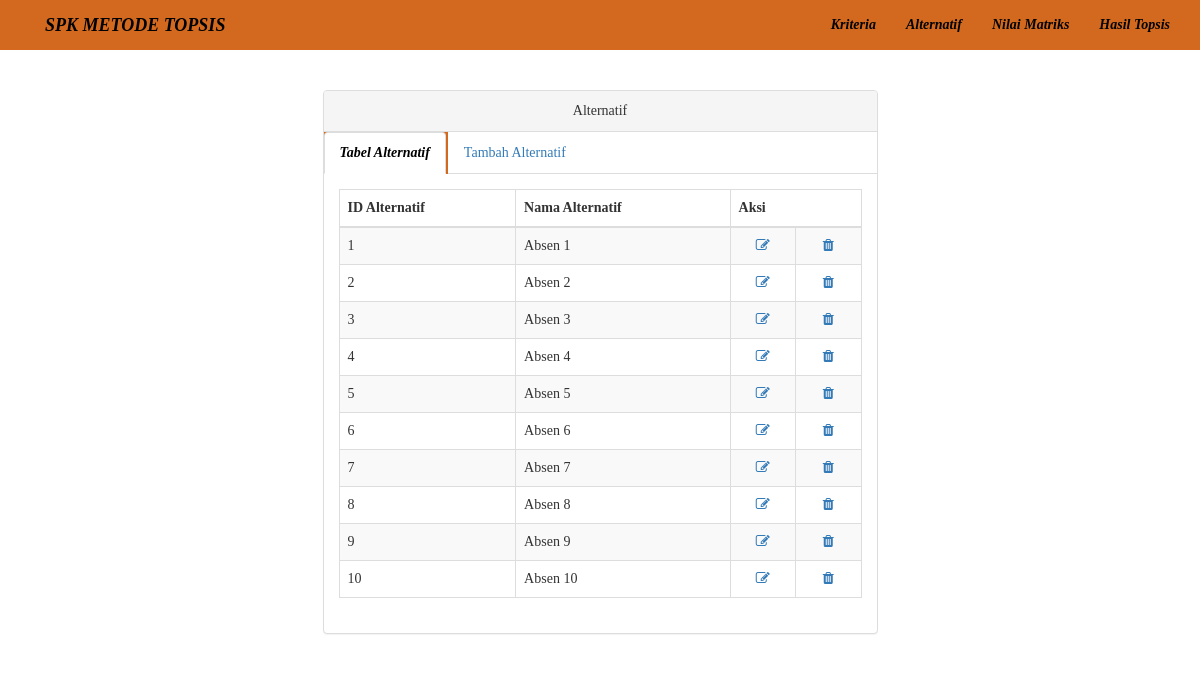
The app's page /alternatif.php, older data.
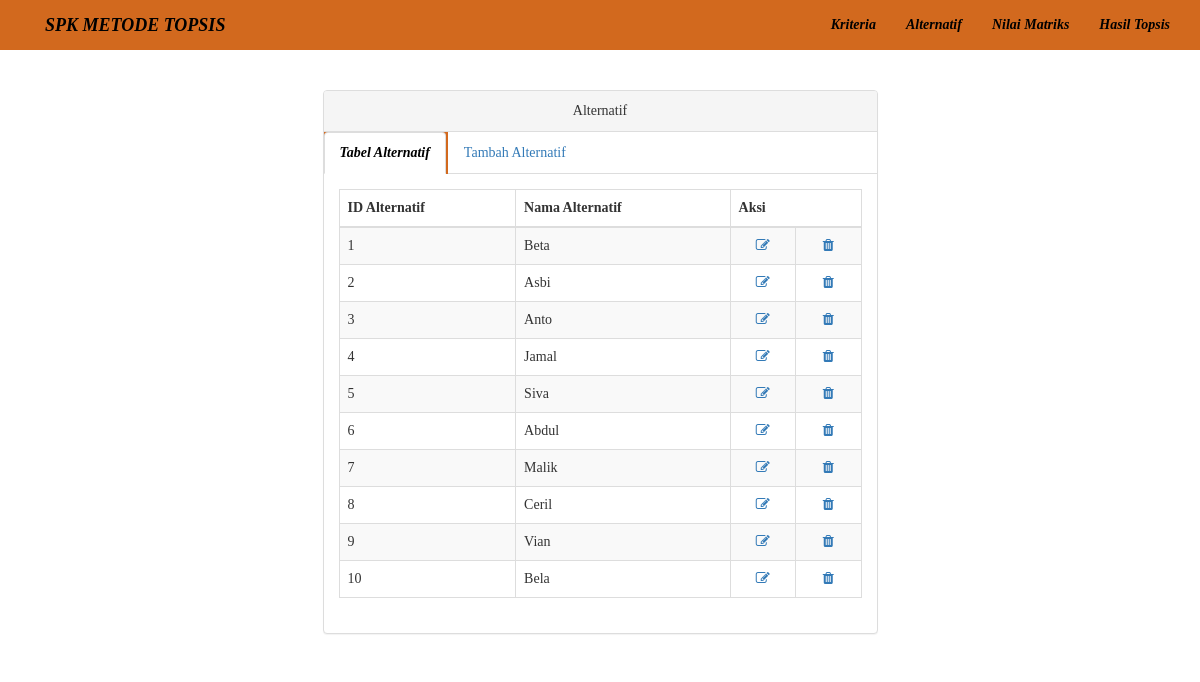
The same page, newer data.
### tables this page shows
CREATE TABLE `tab_alternatif` (
  `id_alternatif` int(10) NOT NULL,
  `nama_alternatif` varchar(50) NOT NULL
);

### alternatif.php (the view, shortened to what this page needs)
<?php
include ("koneksi.php");
 ?>
<!DOCTYPE html>
<html>
  <head>
    <link href="tampilan/css/bootstrap.min.css" rel="stylesheet">
    <link href="tampilan/font-awesome/css/font-awesome.min.css" rel="stylesheet" type="text/css">
    <link href="styles/slider.css" rel="stylesheet" type="text/css" media="all">
  </head>
  <body class="font">
    <nav class="active">
      <div class="container">
        <div class="navbar-header ">
          <a class="navbar-brand" href="index.php">SPK METODE TOPSIS</a>
        </div>
        <div class="">
          <ul class="nav navbar-nav navbar-right" >
            <li>
              <a href="kriteria.php" class="text-dark">Kriteria</a>
            </li>
            <li>
              <a href="alternatif.php" class="text-dark">Alternatif</a>
            </li>
            <li>
              <a href="nilmat.php" class="text-dark"> Nilai Matriks</a>
            </li>
            <li>
              <a href="hastop.php" class="text-dark" >Hasil Topsis</a>
            </li>
          </ul>
        </div>
      </div>
    </nav><br><br>
    <div class="container">
      <div class="row">
        <div class="col-lg-6 col-lg-offset-3">
            <div class="panel panel-default">
                <div class="panel-heading text-center">
                    Alternatif
                </div>
                <ul class="nav nav-tabs">
                    <li class="active">
                      <a href="alternatif.php" data-toggle="tab">Tabel Alternatif</a>
                    </li>
                    <li>
                      <a href="alternatiftambah.php" data-toggle="tab">Tambah Alternatif</a>
                    </li>
                </ul>
                <div class="panel-body">
                    <div class="tab-content">
                      <div class="">
                        <table class="table table-striped table-bordered table-hover">
                          <thead >
                            <tr>
                              <th>ID Alternatif</th>
                              <th>Nama Alternatif</th>
                              <th colspan="2">Aksi</th>
                            </tr>
                          </thead>
                          <tbody>
                            <?php
                            $sql = $koneksi->query('SELECT * FROM tab_alternatif order by id_alternatif ASC');
                            while ($row = $sql->fetch_array()) {
                            ?>
                            <tr>
                              <td><?php echo $row[0] ?></td>
                              <td><?php echo $row[1] ?></td>
                              <td align="center"><a href="editalternatif.php?id_alternatif=<?php echo $row['id_alternatif'] ?>"><i class="fa fa-edit fa-fw"></i> </td>
                              <td align="center"><a href="hapusalternatif.php?id_alternatif=<?php echo $row['id_alternatif'] ?>"><i class="fa fa-trash fa-fw"></i> </td>
                            </tr>
                            <?php } ?>
                          </tbody>
                        </table>
                      </div>
                    </div>
                </div>
            </div>
        </div>
      </div>
    </div>
  </body>
</html>

### styles/slider.css (style rules this page uses)
.active { font-weight: bold; font-style: italic; font-family: 'Lucida Sans'; background-color: chocolate; -webkit-text-fill-color: black; }
.font { font-family: 'Lucida Sans Regular'; }

Row changes from the older to the newer data that the page shows:
changed tab_alternatif id 1: nama_alternatif "Absen 1" → "Beta"
changed tab_alternatif id 2: nama_alternatif "Absen 2" → "Asbi"
changed tab_alternatif id 3: nama_alternatif "Absen 3" → "Anto"
changed tab_alternatif id 4: nama_alternatif "Absen 4" → "Jamal"
changed tab_alternatif id 5: nama_alternatif "Absen 5" → "Siva"
changed tab_alternatif id 6: nama_alternatif "Absen 6" → "Abdul"
changed tab_alternatif id 7: nama_alternatif "Absen 7" → "Malik"
changed tab_alternatif id 8: nama_alternatif "Absen 8" → "Ceril"
changed tab_alternatif id 9: nama_alternatif "Absen 9" → "Vian"
changed tab_alternatif id 10: nama_alternatif "Absen 10" → "Bela"
